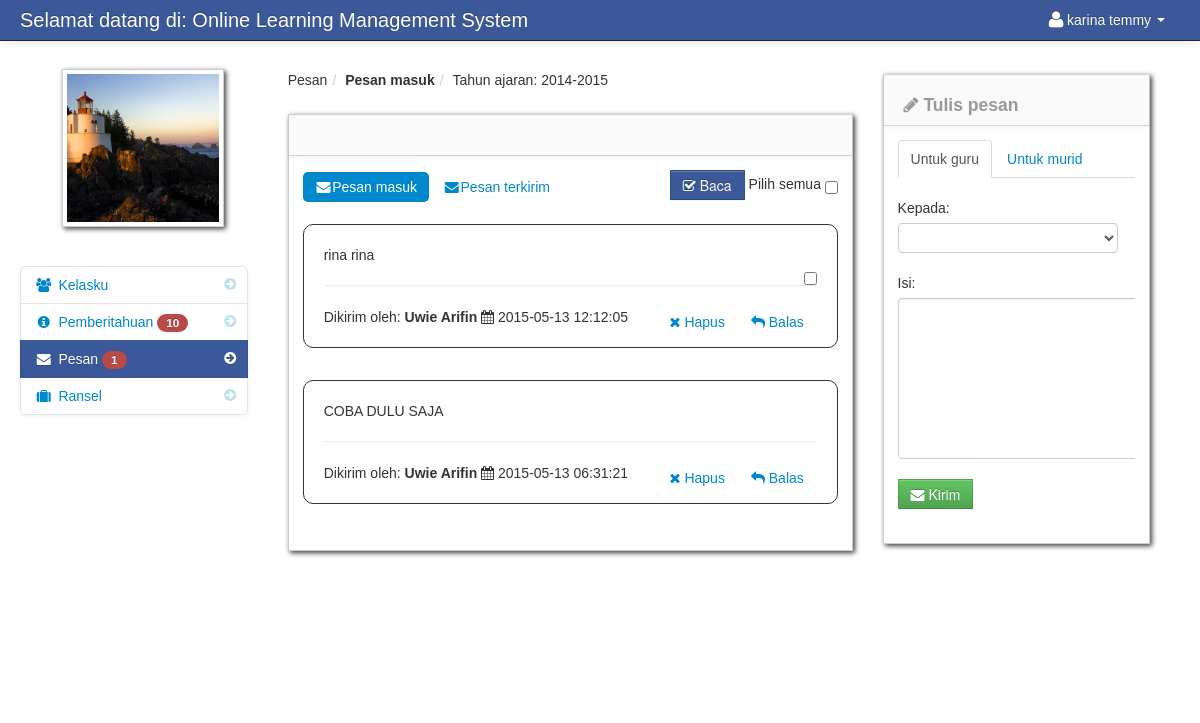
The app's page /student_message.php (signed in) with its own data.
### tables this page shows
CREATE TABLE IF NOT EXISTS `student` (
  `student_id` int(11) NOT NULL AUTO_INCREMENT,
  `firstname` varchar(100) NOT NULL,
  `lastname` varchar(100) NOT NULL,
  `class_id` int(11) NOT NULL,
  `username` varchar(100) NOT NULL,
  `password` varchar(100) NOT NULL,
  `location` varchar(100) NOT NULL,
  `status` varchar(100) NOT NULL,
  `forum_notification` enum('0','1') NOT NULL DEFAULT '1',
  `email` varchar(30) NOT NULL,
  PRIMARY KEY (`student_id`)
);

CREATE TABLE IF NOT EXISTS `school_year` (
  `school_year_id` int(11) NOT NULL AUTO_INCREMENT,
  `school_year` varchar(100) NOT NULL,
  PRIMARY KEY (`school_year_id`)
);

CREATE TABLE IF NOT EXISTS `message` (
  `message_id` int(11) NOT NULL AUTO_INCREMENT,
  `reciever_id` int(11) NOT NULL,
  `content` varchar(200) NOT NULL,
  `date_sended` varchar(100) NOT NULL,
  `sender_id` int(11) NOT NULL,
  `reciever_name` varchar(50) NOT NULL,
  `sender_name` varchar(200) NOT NULL,
  `message_status` varchar(100) NOT NULL,
  PRIMARY KEY (`message_id`)
);

### session.php (called while the page is built, shortened)
<?php
$session_id=$_SESSION['id'];
?>

### count.php (called while the page is built)
<?php
	$school_year_query = mysql_query("select * from school_year order by school_year DESC")or die(mysql_error());
	$school_year_query_row = mysql_fetch_array($school_year_query);
	$school_year = $school_year_query_row['school_year'];
	?>
	<?php $query_yes = mysql_query("select * from teacher_class_student
LEFT JOIN teacher_class ON teacher_class.teacher_class_id = teacher_class_student.teacher_class_id
LEFT JOIN class ON class.class_id = teacher_class.class_id
LEFT JOIN subject ON subject.subject_id = teacher_class.subject_id
LEFT JOIN teacher ON teacher.teacher_id = teacher_class_student.teacher_id
JOIN notification ON notification.teacher_class_id = teacher_class.teacher_class_id
where teacher_class_student.student_id = '$session_id' and school_year = '$school_year'   order by notification.date_of_notification DESC
")or die(mysql_error());
$count_no = mysql_num_rows($query_yes);
         ?>
<?php $query_no = mysql_query("select * from notification
LEFT JOIN notification_read ON notification_read.notification_id = notification.notification_id
where notification_read.student_id  = '$session_id'
")or die(mysql_error());
$count_yes = mysql_num_rows($query_no);
         ?>
<?php $not_read = $count_no -  $count_yes; ?>

### student_message.php (the view, shortened to what this page needs)
<?php include('header_dashboard.php'); ?>
<?php include('session.php'); ?>
<body>
		<?php include('navbar_student.php'); ?>
        <div class="container-fluid">
            <div class="row-fluid">
				<?php include('student_message_sidebar.php'); ?>
               <div class="span6" id="content">
                     <div class="row-fluid">
					     <ul class="breadcrumb">
								<?php
								$school_year_query = mysql_query("select * from school_year order by school_year DESC")or die(mysql_error());
								$school_year_query_row = mysql_fetch_array($school_year_query);
								?>
								<li><a href="#">Pesan</a><span class="divider">/</span></li>
								<li><a href="#"><b>Pesan masuk</b></a><span class="divider">/</span></li>
								<li><a href="#">Tahun ajaran: <?php echo $school_year_query_row['school_year']; ?></a></li>
						</ul>
                        <div id="block_bg" class="block">
                            <div class="navbar navbar-inner block-header">
                            </div>
                            <div class="block-content collapse in">
                                <div class="span12">
								<form action="read_message.php" method="post">
										<div class="pull-right">
											<button class="btn btn-info" name="read"><i class="icon-check"></i> Baca</button>
							Pilih semua <input type="checkbox"  name="selectAll" id="checkAll" />
										</div>
										<ul class="nav nav-pills">
										<li class="active"><a href="student_message.php"><i class="icon-envelope-alt"></i>Pesan masuk</a></li>
										<li class=""><a href="sent_message_student.php"><i class="icon-envelope-alt"></i>Pesan terkirim</a></li>
										</ul>
									<?php
								 $query_announcement = mysql_query("select * from message
																	LEFT JOIN student ON student.student_id = message.sender_id
																	where  message.reciever_id = '$session_id' order by date_sended DESC
																	")or die(mysql_error());
								$count_my_message = mysql_num_rows($query_announcement);
								if ($count_my_message != '0'){
								 while($row = mysql_fetch_array($query_announcement)){
								 $id = $row['message_id'];
								 $status = $row['message_status'];
								 ?>
											<div class="post"  id="del<?php echo $id; ?>">
											<div class="message_content">
											<?php echo $row['content']; ?>
											</div>
											<div class="pull-right">
											<?php if ($status == 'read'){
											}else{ ?>
											<input id="" class="" name="selector[]" type="checkbox" value="<?php echo $id; ?>">
											<?php } ?>
											</div>
													<hr>
											Dikirim oleh: <strong><?php echo $row['sender_name']; ?></strong>
											<i class="icon-calendar"></i> <?php echo $row['date_sended']; ?>
														<div class="pull-right">
															<a class="btn btn-link"  href="#reply<?php echo $id; ?>" data-toggle="modal" ><i class="icon-reply"></i> Balas </a>
														</div>
													<div class="pull-right">
													<a class="btn btn-link"  href="#<?php echo $id; ?>" data-toggle="modal" ><i class="icon-remove"></i> Hapus </a>
													</div>
											</div>
								<?php }}else{ ?>
								<div class="alert alert-info"><i class="icon-info-sign"></i> Tidak ada pesan masuk</div>
								<?php } ?>
								</form>
                                </div>
                            </div>
                        </div>
                    </div>
                </div>
				<?php include('create_message_student.php') ?>
            </div>
		<?php include('footer.php'); ?>
        </div>
		<?php include('script.php'); ?>
    </body>
</html>

### navbar_student.php (shortened to what this page needs)
<div class="navbar navbar-fixed-top navbar-inverse">
        <div class="navbar-inner">
            <div class="container-fluid">
                <a class="brand" href="#">Selamat datang di: Online Learning Management System</a>
					<div class="nav-collapse collapse">
						<ul class="nav pull-right">
							<?php $query= mysql_query("select * from student where student_id = '$session_id'")or die(mysql_error());
									$row = mysql_fetch_array($query);
							?>
							<li class="dropdown">
							<link rel="stylesheet" href="popup1/style.css" type="text/css" />
								<a href="#" role="button" class="dropdown-toggle" data-toggle="dropdown"> <i class="icon-user icon-large"></i><?php echo $row['firstname']." ".$row['lastname'];  ?> <i class="caret"></i></a>
							</li>
						</ul>
					</div>
            </div>
        </div>
</div>

### student_message_sidebar.php (shortened to what this page needs)
<div class="span3" id="sidebar">
					<img id="avatar" class="img-polaroid" src="admin/<?php echo $row['location']; ?>">
					<?php include('count.php'); ?>
		<ul class="nav nav-list bs-docs-sidenav nav-collapse collapse">
			<li class=""><a href="dashboard_student.php"><i class="icon-chevron-right"></i><i class="icon-group"></i>&nbsp;Kelasku</a></li>
			<li class="">
				<a href="student_notification.php"><i class="icon-chevron-right"></i><i class="icon-info-sign"></i>&nbsp;Pemberitahuan
				<?php if($not_read == '0'){
				}else{ ?>
					<span class="badge badge-important"><?php echo $not_read; ?></span>
				<?php } ?>
				</a>
			</li>
			<?php
			$message_query = mysql_query("select * from message where reciever_id = '$session_id' and message_status != 'read' ")or die(mysql_error());
			$count_message = mysql_num_rows($message_query);
			?>
			<li class="active">
			<a href="student_message.php"><i class="icon-chevron-right"></i><i class="icon-envelope-alt"></i>&nbsp;Pesan
				<?php if($count_message == '0'){
				}else{ ?>
					<span class="badge badge-important"><?php echo $count_message; ?></span>
				<?php } ?>
			</a>
			</li>
			 <li class=""><a href="backpack.php"><i class="icon-chevron-right"></i><i class="icon-suitcase"></i>&nbsp;Ransel</a></li>
		</ul>
</div>

### admin/assets/styles.css (style rules this page uses)
body { padding-top: 60px; padding-bottom: 40px; }
#content { margin-left:0px; }
.breadcrumb { margin: 0 0 0px; padding: 10px 0px; background-color: transparent; }
.block { background: url("../images/pixel-60fff.png") repeat scroll 0 0 rgba(0, 0, 0, 0) !important; border: 1px solid #ccc; background: white; margin: 1em 0em; border-top: none; -webkit-box-shadow: 2px 2px 5px rgba(0, 0, 6, 0.75); -moz-box-shadow: 2px 2px 5px rgba(0, 0, 6, 0.75); box-shadow: 2px 2px 5px rgba(0, 0, 6, 0.75); }
.block-content { margin: 1em; min-height: .25em; }
.block-header { margin-bottom: 0px; border-right: none; border-left: none; -webkit-border-radius: 0px; -moz-border-radius: 0px; border-radius: 0px; }
.bs-docs-sidenav { max-width: 228px; margin: 30px 0 0; padding: 0; background-color: #fff; -webkit-border-radius: 6px; -moz-border-radius: 6px; border-radius: 6px; -webkit-box-shadow: 0 1px 4px rgba(0,0,0,.065); -moz-box-shadow: 0 1px 4px rgba(0,0,0,.065); box-shadow: 0 1px 4px rgba(0,0,0,.065); }
.bs-docs-sidenav > li > a { display: block; width: 190px \9; margin: 0 0 -1px; padding: 8px 14px; border: 1px solid #e5e5e5; }
.bs-docs-sidenav > li:first-child > a { -webkit-border-radius: 6px 6px 0 0; -moz-border-radius: 6px 6px 0 0; border-radius: 6px 6px 0 0; }
.bs-docs-sidenav > li:last-child > a { -webkit-border-radius: 0 0 6px 6px; -moz-border-radius: 0 0 6px 6px; border-radius: 0 0 6px 6px; }
.bs-docs-sidenav > .active > a { position: relative; z-index: 2; padding: 9px 15px; border: 0; text-shadow: 0 1px 0 rgba(0,0,0,.15); -webkit-box-shadow: inset 1px 0 0 rgba(0,0,0,.1), inset -1px 0 0 rgba(0,0,0,.1); -moz-box-shadow: inset 1px 0 0 rgba(0,0,0,.1), inset -1px 0 0 rgba(0,0,0,.1); box-shadow: inset 1px 0 0 rgba(0,0,0,.1), inset -1px 0 0 rgba(0,0,0,.1); }
.bs-docs-sidenav .icon-chevron-right { float: right; margin-top: 2px; margin-right: -6px; opacity: .25; }
.bs-docs-sidenav .active .icon-chevron-right, .bs-docs-sidenav .active a:hover .icon-chevron-right { opacity: 1; }

### popup1/style.css (style rules this page uses)
* { margin: 0; padding: 0; }
body, html { font-family: Calibri, "times new roman", sans-serif; }

### records on screen
student: firstname "karina", lastname "temmy", location (picture)
school_year: school_year "2014-2015"
message: content "rina rina", sender_name "Uwie Arifin", date_sended "2015-05-13 12:12:05"
message: content "COBA DULU SAJA", sender_name "Uwie Arifin", date_sended "2015-05-13 06:31:21"

### other values on screen
$not_read "10"
$count_message "1"
